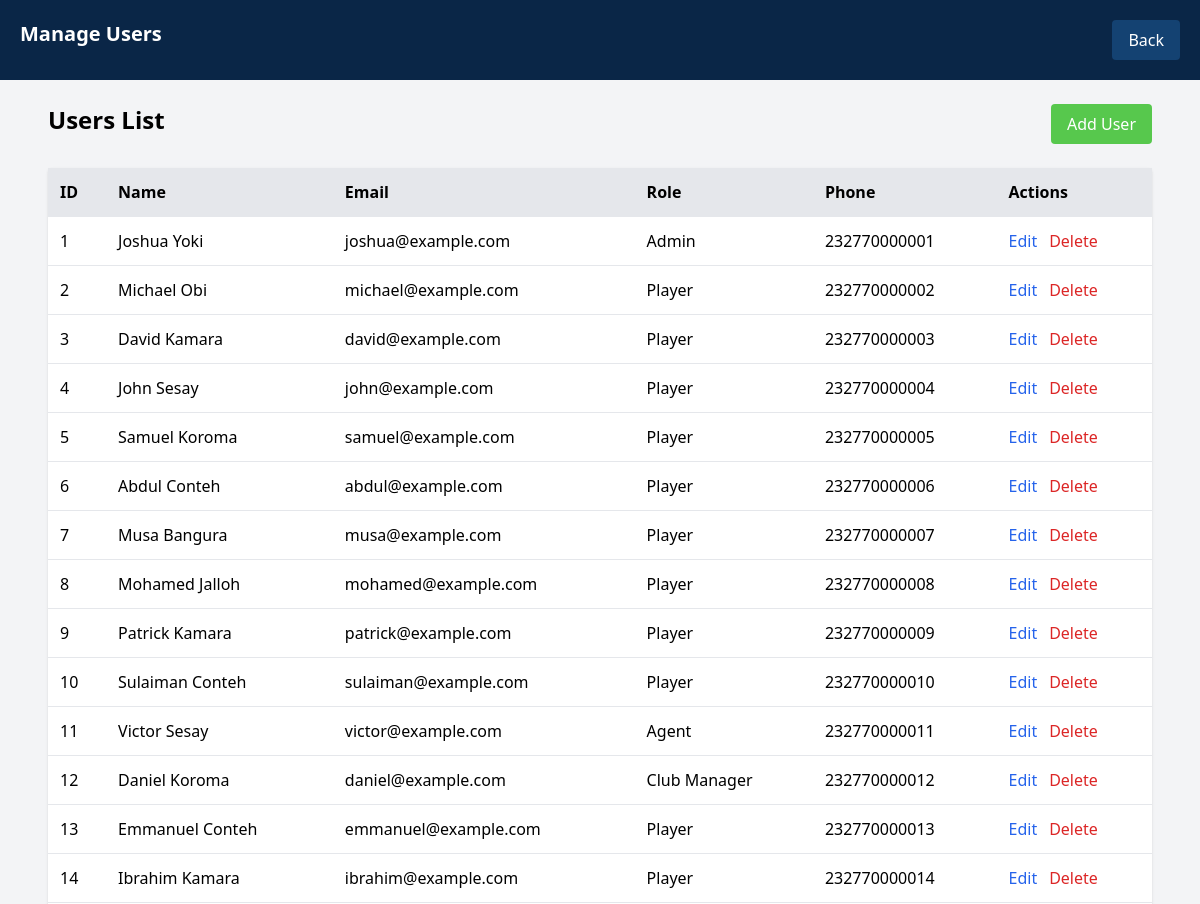
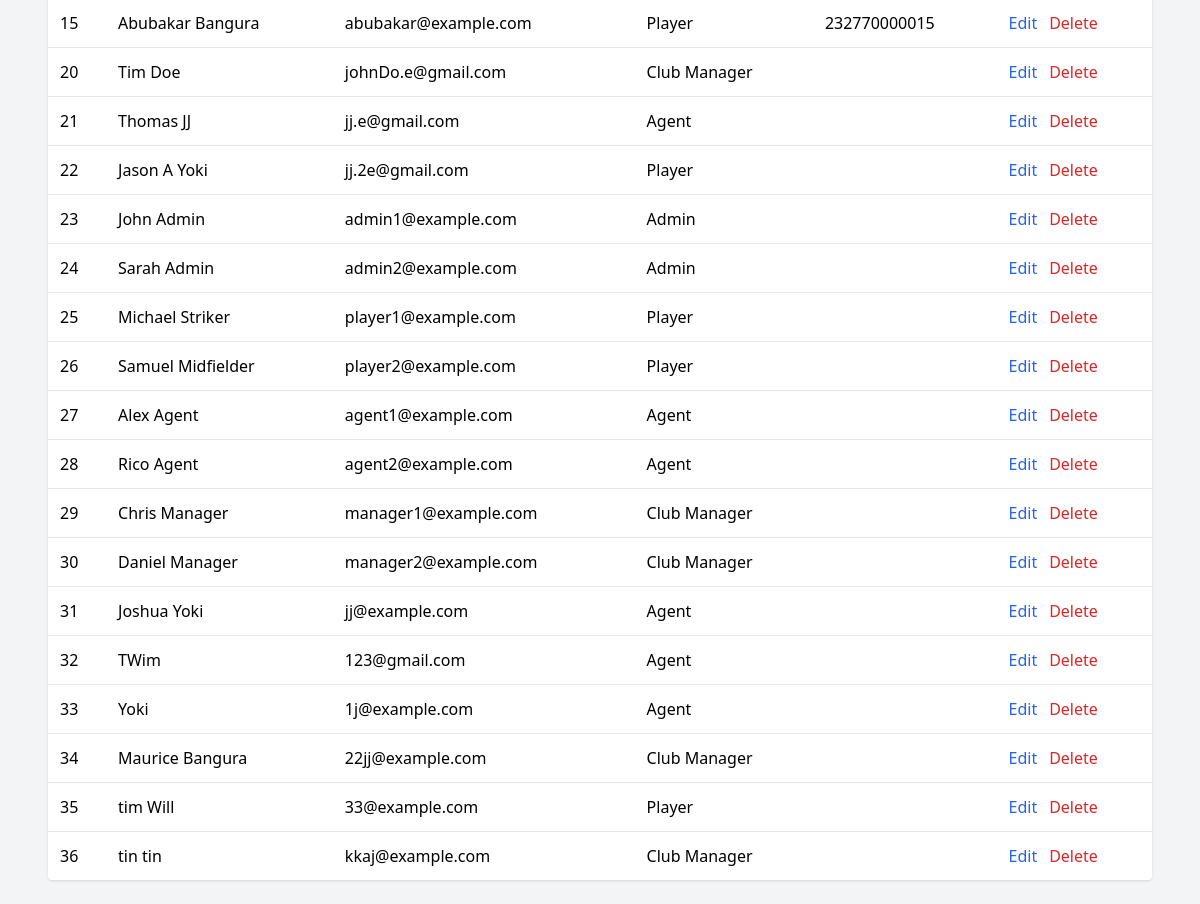
/admin/manage_users.php (signed in), run on the app's committed database (2 pictures, top to bottom).
### tables this page shows
CREATE TABLE `users` (
  `id` int(11) NOT NULL,
  `name` varchar(100) NOT NULL,
  `email` varchar(150) DEFAULT NULL,
  `password` varchar(255) NOT NULL,
  `role` enum('Admin','Player','Agent','Club Manager') NOT NULL,
  `created_at` timestamp NOT NULL DEFAULT current_timestamp(),
  `phone` varchar(20) DEFAULT NULL
);

### admin/manage_users.php (the view, shortened to what this page needs)
<?php
include '../backend/config.php';
$users = $conn->query("SELECT * FROM users");
?>
<!DOCTYPE html>
<html>
<head>
    <script src="https://cdn.tailwindcss.com"></script>
</head>
<body class="bg-gray-100">
<header class="bg-navy text-white p-5 flex justify-between">
    <h1 class="text-xl font-bold">Manage Users</h1>
    <a href="dashboard.php" class="bg-softblue px-4 py-2 rounded">Back</a>
</header>
<main class="p-6 max-w-6xl mx-auto">
    <div class="flex justify-between mb-6">
        <h2 class="text-2xl font-semibold">Users List</h2>
        <a href="add_user.php" class="bg-lime px-4 py-2 rounded text-white">Add User</a>
    </div>
    <table class="w-full bg-white shadow rounded">
        <tr class="bg-gray-200 text-left">
            <th class="p-3">ID</th>
            <th class="p-3">Name</th>
            <th class="p-3">Email</th>
            <th class="p-3">Role</th>
            <th class="p-3">Phone</th>
            <th class="p-3">Actions</th>
        </tr>
        <?php while ($u = $users->fetch_assoc()): ?>
        <tr class="border-t">
            <td class="p-3"><?= $u['id'] ?></td>
            <td class="p-3"><?= $u['name'] ?></td>
            <td class="p-3"><?= $u['email'] ?></td>
            <td class="p-3"><?= $u['role'] ?></td>
            <td class="p-3"><?= $u['phone'] ?></td>
            <td class="p-3 flex gap-3">
                <a href="edit_user.php?id=<?= $u['id'] ?>" class="text-blue-600">Edit</a>
                <a href="delete_user.php?id=<?= $u['id'] ?>" class="text-red-600" onclick="return confirm('Delete this user?')">Delete</a>
            </td>
        </tr>
        <?php endwhile; ?>
    </table>
</main>
</body>
</html>

### data on the page
users: id "1", name "Joshua Yoki", email "joshua@example.com", role "Admin", phone "232770000001"
users: id "2", name "Michael Obi", email "michael@example.com", role "Player", phone "232770000002"
users: id "3", name "David Kamara", email "david@example.com", role "Player", phone "232770000003"
users: id "4", name "John Sesay", email "john@example.com", role "Player", phone "232770000004"
users: id "5", name "Samuel Koroma", email "samuel@example.com", role "Player", phone "232770000005"
users: id "6", name "Abdul Conteh", email "abdul@example.com", role "Player", phone "232770000006"
users: id "7", name "Musa Bangura", email "musa@example.com", role "Player", phone "232770000007"
users: id "8", name "Mohamed Jalloh", email "mohamed@example.com", role "Player", phone "232770000008"
users: id "9", name "Patrick Kamara", email "patrick@example.com", role "Player", phone "232770000009"
users: id "10", name "Sulaiman Conteh", email "sulaiman@example.com", role "Player", phone "232770000010"
users: id "11", name "Victor Sesay", email "victor@example.com", role "Agent", phone "232770000011"
users: id "12", name "Daniel Koroma", email "daniel@example.com", role "Club Manager", phone "232770000012"
users: id "13", name "Emmanuel Conteh", email "emmanuel@example.com", role "Player", phone "232770000013"
users: id "14", name "Ibrahim Kamara", email "ibrahim@example.com", role "Player", phone "232770000014"
users: id "15", name "Abubakar Bangura", email "abubakar@example.com", role "Player", phone "232770000015"
users: id "20", name "Tim Doe", email "johnDo.e@gmail.com", role "Club Manager"
users: id "21", name "Thomas JJ", email "jj.e@gmail.com", role "Agent"
users: id "22", name "Jason A Yoki", email "jj.2e@gmail.com", role "Player"
users: id "23", name "John Admin", email "admin1@example.com", role "Admin"
users: id "24", name "Sarah Admin", email "admin2@example.com", role "Admin"
users: id "25", name "Michael Striker", email "player1@example.com", role "Player"
users: id "26", name "Samuel Midfielder", email "player2@example.com", role "Player"
users: id "27", name "Alex Agent", email "agent1@example.com", role "Agent"
users: id "28", name "Rico Agent", email "agent2@example.com", role "Agent"
users: id "29", name "Chris Manager", email "manager1@example.com", role "Club Manager"
users: id "30", name "Daniel Manager", email "manager2@example.com", role "Club Manager"
users: id "31", name "Joshua Yoki", email "jj@example.com", role "Agent"
users: id "32", name "TWim", email "123@gmail.com", role "Agent"
users: id "33", name "Yoki", email "1j@example.com", role "Agent"
users: id "34", name "Maurice Bangura", email "22jj@example.com", role "Club Manager"
users: id "35", name "tim Will", email "33@example.com", role "Player"
users: id "36", name "tin tin", email "kkaj@example.com", role "Club Manager"
